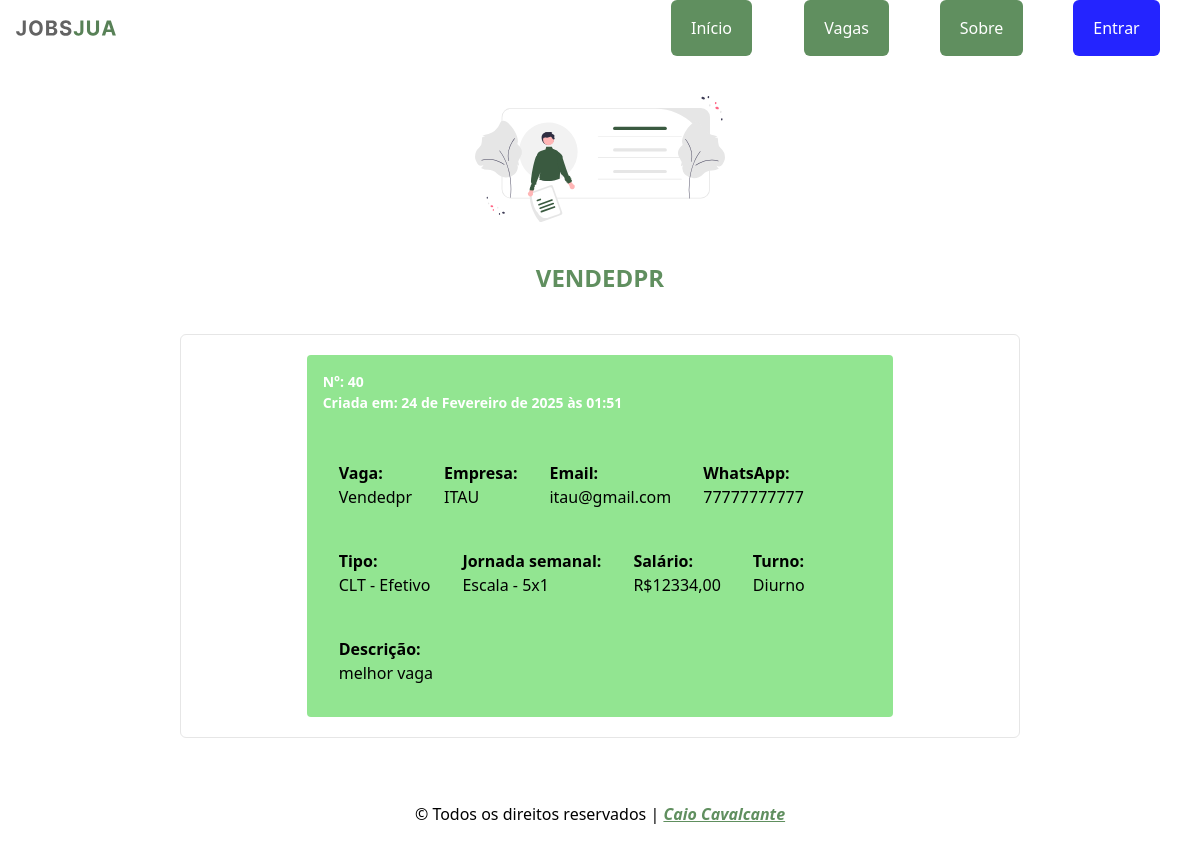
Before: /jobs/view_one_vacancie/40/ with the older database file.
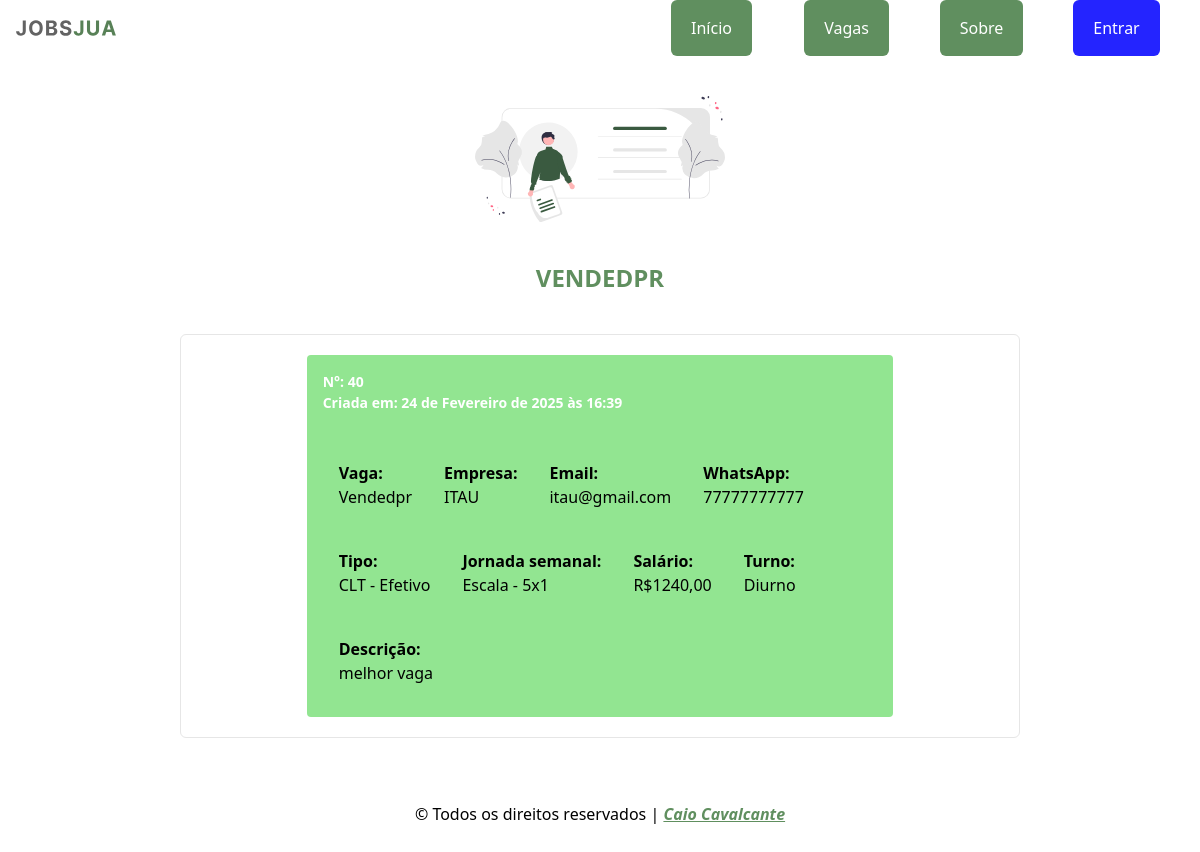
After: the same page with the newer database file.
### jobs/models.py (models this page shows)
class Vacancie(models.Model):
  TYPE_MODALITY = (
    ("CLT - Efetivo",     'CLT - Efetivo'),
    ("CLT - Ferista",     'CLT - Ferista'),
    ("CLT - Contrato",    'CLT - Contrato'),
    ("AVULSO - Diaria",   'AVULSO - Diaria'),
    ("AVULSO - Semanal",  'AVULSO - Semanal'),
    ("AVULSO - Quinzena", 'AVULSO - Quinzena'),
    ("CNPJ - Prestação de serviço",  'CNPJ - Prestação de serviço'),
  )
  TYPE_JOURNEY = (
    ("Escala - 5x1",      'Escala - 5x1'),
    ("Escala - 5x2",      'Escala - 5x2'),
    ("Escala - 6x1",      'Escala - 6x1'),
    ("Escala - 12x36",    'Escala - 12x36'),
    ("Escala - 18x36",    'Escala - 18x36'),
    ("Diaria - 1 Dia",    'Diaria - 1 Dia'),
    ("Diaria - 7 Dias",   'Diaria - 7 Dias'),
    ("Diaria - 15 Dias",  'Diaria - 15 Dias'),
  )
  TYPE_STATE = (
    (True,'Vaga aberta'),
    (False,'Vaga fechada'),
  )
  title = models.CharField(max_length=200, blank=False, null=False, verbose_name="Titulo")
  enterprise = models.ForeignKey(Enterprise,on_delete=models.CASCADE, verbose_name="Empresa")
  email = models.CharField(max_length=200, blank=False, null=False, verbose_name="Email")
  whatsapp = models.CharField(max_length=200, blank=False, null=False, verbose_name="WhatsApp")
  wage = models.FloatField(max_length=200, blank=False, null=False, verbose_name="Salário")
  modality = models.CharField(choices=TYPE_MODALITY, verbose_name="Modalidade", max_length=200)
  weekly_journey = models.CharField(choices=TYPE_JOURNEY, verbose_name="Jornada", max_length=200)
  work_shift = models.CharField(max_length=200, blank=False, null=False, verbose_name="Turno")
  state = models.BooleanField( choices=TYPE_STATE, default=True , verbose_name="Estado",  )
  description = models.TextField(max_length=2000, blank=False, null=False, verbose_name="Descrição")
  create_at = models.DateTimeField(auto_now=True)
  USERNAME_FIELD = 'email'
  class Meta:
    verbose_name_plural = 'Vagas'
  def __str__(self):
    return self.title

class Enterprise(AbstractUser):
  HIRING_CHOICES = (
    (True, "Sim"),
    (False, "Não"),
  )
  cnpj = models.CharField(max_length=14, null=False, blank=False,unique=True, verbose_name="CNPJ")
  email = models.EmailField(unique=True, verbose_name="Email")
  sector = models.CharField(max_length=200, verbose_name="Setor")
  phone = models.CharField(max_length=11, blank=False, null=False, verbose_name="Telefone")
  whatsapp = models.CharField(max_length=11, blank=False, null=True, verbose_name="WhatsApp")
  is_hiring = models.BooleanField(choices=HIRING_CHOICES, verbose_name="Está contratando", null=False, default=True)
  USERNAME_FIELD = 'email'
  REQUIRED_FIELDS = [
    'username'
  ]
  class Meta:
    verbose_name_plural = 'Empresas'
  def __str__(self):
    return f"{self.username}"

### jobs/views.py (the view)
# urls.py: path('view_one_vacancie/<int:id>/', views.view_one_vacancie, name='view_one_vacancie'),
def view_one_vacancie(request, id):
  vacancie = Vacancie.objects.get(id=id)
  context = {'vacancie': vacancie}
  return render(request, template_name='view_one_vacancie.html', context=context)

### jobs/templates/view_one_vacancie.html (shortened to what this page needs)
{% extends "jobs/base.html" %}
{% load static %}
{% block title-page %}
  <img class="mb-10 md:w-[60%]" src="{%  static 'svg/one_vacancie.svg' %}" alt="">
  {{ vacancie|upper }}
{% endblock title-page %}
{% block main %}
  <div class="
    w-[95%] h-auto bg-myGreen-100 rounded flex flex-col p-4
    md:w-[80%]
    lg:w-[70%]
  ">
    <strong class="text-[14px] text-myWhite-50">N°: {{vacancie.id}}</strong>
    <strong class="text-[14px] text-myWhite-50" >Criada em: {{ vacancie.create_at }}</strong> <br>
    <ul class="flex flex-wrap text-md">
      <li class=" mt-2 p-4">
        <strong>Vaga:</strong>
        <p>{{vacancie.title}}</p>
      </li>
      <li class="mt-2 p-4">
        <strong>Empresa:</strong>
        <p>{{vacancie.enterprise|upper}}</p>
      </li>
      <li class="mt-2 p-4">
        <strong>Email:</strong>
        <p>{{vacancie.email}}</p>
      </li>
      <li class="mt-2 p-4">
        <strong>WhatsApp:</strong>
        <p>{{vacancie.whatsapp}}</p>
      </li>
      <li class="mt-2 p-4">
        <strong>Tipo:</strong>
        <p>{{vacancie.modality}}</p>
      </li>
      <li class="mt-2 p-4">
        <strong>Jornada semanal:</strong>
        <p>{{vacancie.weekly_journey}}</p>
      </li>
       <li class="mt-2 p-4">
        <strong>Salário:</strong>
        <p>R${{vacancie.wage|floatformat:2}}</p>
      </li>
      <li class="mt-2 p-4">
        <strong>Turno:</strong>
        <p>{{vacancie.work_shift}}</p>
      </li>
      <li class="mt-2 p-4">
        <strong>Descrição:</strong>
        <p >
          {{ vacancie.description }}
        </p>
      </li>
    </ul>
  </div>
{% endblock main %}

Changed rows visible on the page:
changed Vacancie "VENDEDPR": create_at "24 de Fevereiro de 2025 às 01:51" → "24 de Fevereiro de 2025 às 16:39"; wage "12334,00" → "1240,00"
